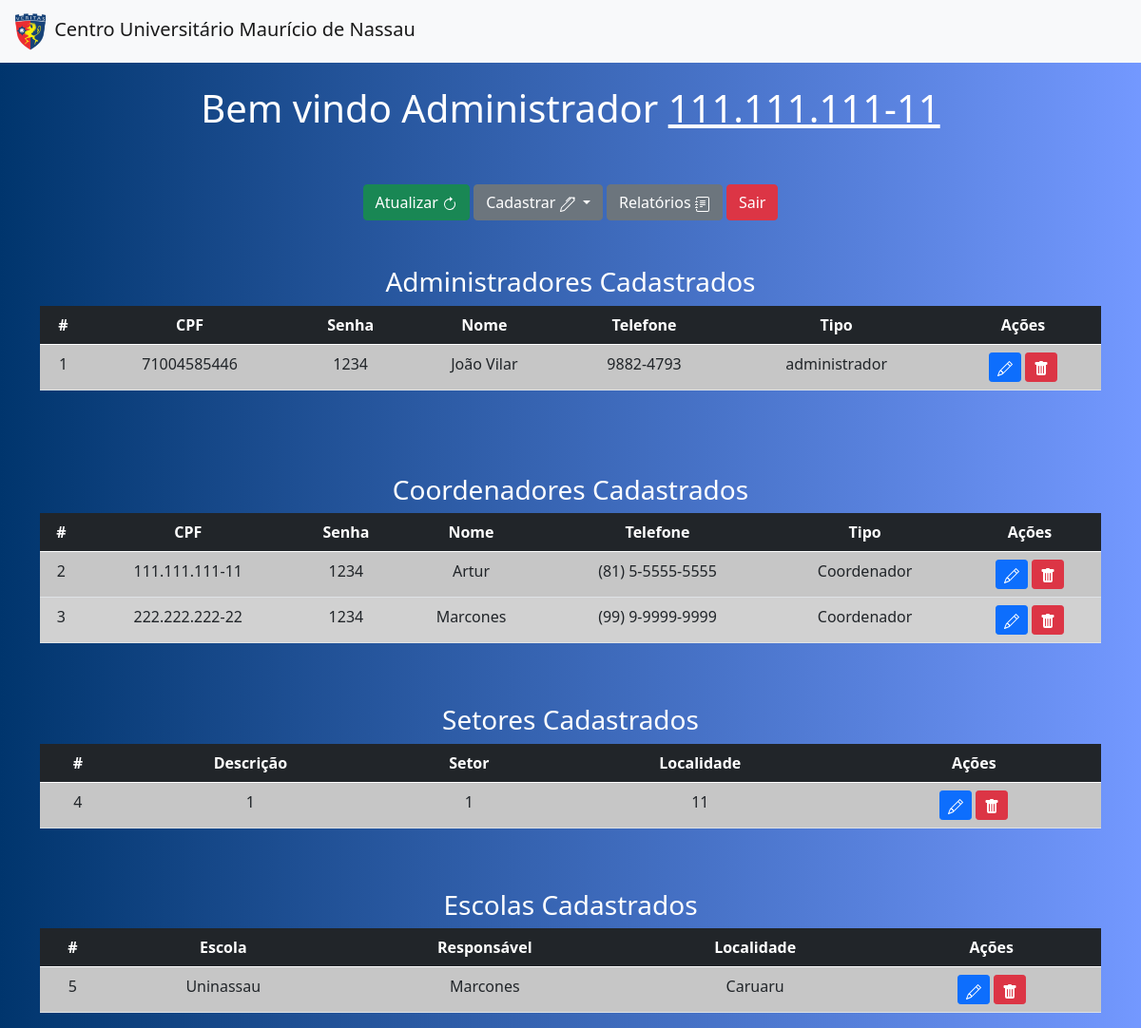
Screenshot of /sistema.php (signed in) with the database file from the repository.
### tables this page shows
CREATE TABLE `usuarios` (
  `id` int(11) NOT NULL,
  `cpf` varchar(32) NOT NULL,
  `senha` varchar(32) NOT NULL,
  `nome` varchar(50) NOT NULL,
  `telefone` varchar(32) NOT NULL,
  `tipo` varchar(32) NOT NULL
);

CREATE TABLE `usuarios1` (
  `id` int(11) NOT NULL,
  `cpf` varchar(32) NOT NULL,
  `senha` varchar(32) NOT NULL,
  `nome` varchar(50) NOT NULL,
  `telefone` varchar(32) NOT NULL,
  `tipo` varchar(32) NOT NULL
);

CREATE TABLE `setores` (
  `id` int(11) NOT NULL,
  `descricao` varchar(64) NOT NULL,
  `setor` varchar(64) NOT NULL,
  `localidade` varchar(64) NOT NULL
);

CREATE TABLE `escolas` (
  `id` int(11) NOT NULL,
  `escola` varchar(100) NOT NULL,
  `responsavel` varchar(100) NOT NULL,
  `localidade` varchar(100) NOT NULL
);

### sistema.php (the view, shortened to what this page needs)
<?php
    include_once('config.php');
    $logado = $_SESSION['cpf'];
    $sql = "SELECT * FROM usuarios ORDER BY id ASC";
    $result = $conexao->query($sql);
    $sql = "SELECT * FROM usuarios1 ORDER BY id ASC";
    $result1 = $conexao->query($sql);
    $sql = "SELECT * FROM setores ORDER BY id ASC";
    $result2 = $conexao->query($sql);
    $sql = "SELECT * FROM escolas ORDER BY id ASC";
    $result3 = $conexao->query($sql);
?>
<!DOCTYPE html>
<html lang="pt-br">
<head>
    <link href="https://cdn.jsdelivr.net/npm/bootstrap@5.0.2/dist/css/bootstrap.min.css" rel="stylesheet">
   <link rel="stylesheet" href="assets/css/styleSistema.css">
</head>
<body>
    <nav class="navbar navbar-expand-lg navbar-light bg-light">
        <div class="container-fluid">
            <a class="navbar-brand" href="#"><img src="assets/img/icon.png" alt="" width="40" height="40">
              Centro Universitário Maurício de Nassau</a>
        </div>
    </nav>
    <br>
    <?php
        echo "<h1>Bem vindo Administrador <u>$logado</u></h1>";
    ?>
    <br><br>
    <section class="container">
        <div class="dropdown">
              <a class="btn btn-success text-center" href="#"  id="refresh" role="button" data-bs-target="#multiCollapseExample2" aria-expanded="false">
                Atualizar
              </a>
              <a class="btn btn-secondary dropdown-toggle text-center" href="#" role="button" id="dropdownMenuLink" data-bs-toggle="dropdown" aria-expanded="false">
                Cadastrar
              </a>
            <a href="" class="btn btn-secondary text-center" type="button" data-bs-toggle="collapse" data-bs-target=".multi-collapse" aria-expanded="false" aria-controls="multiCollapseExample1 multiCollapseExample2">Relatórios
            </a>
              <a href="sair.php" class="btn btn-danger text-center" type="button">Sair</a>
        </div>
    </section>
    <br><br>
        <h3>Administradores Cadastrados</h3>
        <div class="container">
        <table class="table table-striped">
  <thead>
    <tr class="table-dark">
      <th scope="col">#</th>
      <th scope="col">CPF</th>
      <th scope="col">Senha</th>
      <th scope="col">Nome</th>
      <th scope="col">Telefone</th>
      <th scope="col">Tipo</th>
      <th scope="col">Ações</th>
    </tr>
  </thead>
     <tbody>
        <?php
        while($user_data = mysqli_fetch_assoc($result))
        {
            echo "<tr>";
            echo "<td>".$user_data['id']."</td>";
            echo "<td>".$user_data['cpf']."</td>";
            echo "<td>".$user_data['senha']."</td>";
            echo "<td>".$user_data['nome']."</td>";
            echo "<td>".$user_data['telefone']."</td>";
            echo "<td>".$user_data['tipo']."</td>";
            echo "<td>
            <a class='btn btn-sm btn-primary' href='edit.php?id=$user_data[id]' title='Editar'>
            <svg xmlns='http://www.w3.org/2000/svg' width='16' height='16' fill='currentColor' class='bi bi-pencil' viewBox='0 0 16 16'>
            <path d='M12.146.146a.5.5 0 0 1 .708 0l3 3a.5.5 0 0 1 0 .708l-10 10a.5.5 0 0 1-.168.11l-5 2a.5.5 0 0 1-.65-.65l2-5a.5.5 0 0 1 .11-.168l10-10zM11.207 2.5 13.5 4.793 14.793 3.5 12.5 1.207 11.207 2.5zm1.586 3L10.5 3.207 4 9.707V10h.5a.5.5 0 0 1 .5.5v.5h.5a.5.5 0 0 1 .5.5v.5h.293l6.5-6.5zm-9.761 5.175-.106.106-1.528 3.821 3.821-1.528.106-.106A.5.5 0 0 1 5 12.5V12h-.5a.5.5 0 0 1-.5-.5V11h-.5a.5.5 0 0 1-.468-.325z'/>
            </svg>
            </a>
            <a class='btn btn-sm btn-danger' href='delete.php?id=$user_data[id]' title='Deletar'>
            <svg xmlns='http://www.w3.org/2000/svg' width='16' height='16' fill='currentColor' class='bi bi-trash-fill' viewBox='0 0 16 16'>
            <path d='M2.5 1a1 1 0 0 0-1 1v1a1 1 0 0 0 1 1H3v9a2 2 0 0 0 2 2h6a2 2 0 0 0 2-2V4h.5a1 1 0 0 0 1-1V2a1 1 0 0 0-1-1H10a1 1 0 0 0-1-1H7a1 1 0 0 0-1 1H2.5zm3 4a.5.5 0 0 1 .5.5v7a.5.5 0 0 1-1 0v-7a.5.5 0 0 1 .5-.5zM8 5a.5.5 0 0 1 .5.5v7a.5.5 0 0 1-1 0v-7A.5.5 0 0 1 8 5zm3 .5v7a.5.5 0 0 1-1 0v-7a.5.5 0 0 1 1 0z'/>
            </svg>
            </a>
                </td>";
        }
            ?>
        </tbody>
      </table>
    </div>
<br><br><br>
<h3>Coordenadores Cadastrados</h3>
      <div class="container">
        <table class="table table-striped">
  <thead>
    <tr class="table-dark">
      <th scope="col">#</th>
      <th scope="col">CPF</th>
      <th scope="col">Senha</th>
      <th scope="col">Nome</th>
      <th scope="col">Telefone</th>
      <th scope="col">Tipo</th>
      <th scope="col">Ações</th>
    </tr>
  </thead>
     <tbody>
        <?php
        while($user_data = mysqli_fetch_assoc($result1))
        {
            echo "<tr>";
            echo "<td>".$user_data['id']."</td>";
            echo "<td>".$user_data['cpf']."</td>";
            echo "<td>".$user_data['senha']."</td>";
            echo "<td>".$user_data['nome']."</td>";
            echo "<td>".$user_data['telefone']."</td>";
            echo "<td>".$user_data['tipo']."</td>";
            echo "<td>
            <a class='btn btn-sm btn-primary' href='editCoord.php?id=$user_data[id]' title='Editar'>
            <svg xmlns='http://www.w3.org/2000/svg' width='16' height='16' fill='currentColor' class='bi bi-pencil' viewBox='0 0 16 16'>
            <path d='M12.146.146a.5.5 0 0 1 .708 0l3 3a.5.5 0 0 1 0 .708l-10 10a.5.5 0 0 1-.168.11l-5 2a.5.5 0 0 1-.65-.65l2-5a.5.5 0 0 1 .11-.168l10-10zM11.207 2.5 13.5 4.793 14.793 3.5 12.5 1.207 11.207 2.5zm1.586 3L10.5 3.207 4 9.707V10h.5a.5.5 0 0 1 .5.5v.5h.5a.5.5 0 0 1 .5.5v.5h.293l6.5-6.5zm-9.761 5.175-.106.106-1.528 3.821 3.821-1.528.106-.106A.5.5 0 0 1 5 12.5V12h-.5a.5.5 0 0 1-.5-.5V11h-.5a.5.5 0 0 1-.468-.325z'/>
            </svg>
            </a>
            <a class='btn btn-sm btn-danger' href='deleteCoord.php?id=$user_data[id]' title='Deletar'>
            <svg xmlns='http://www.w3.org/2000/svg' width='16' height='16' fill='currentColor' class='bi bi-trash-fill' viewBox='0 0 16 16'>
            <path d='M2.5 1a1 1 0 0 0-1 1v1a1 1 0 0 0 1 1H3v9a2 2 0 0 0 2 2h6a2 2 0 0 0 2-2V4h.5a1 1 0 0 0 1-1V2a1 1 0 0 0-1-1H10a1 1 0 0 0-1-1H7a1 1 0 0 0-1 1H2.5zm3 4a.5.5 0 0 1 .5.5v7a.5.5 0 0 1-1 0v-7a.5.5 0 0 1 .5-.5zM8 5a.5.5 0 0 1 .5.5v7a.5.5 0 0 1-1 0v-7A.5.5 0 0 1 8 5zm3 .5v7a.5.5 0 0 1-1 0v-7a.5.5 0 0 1 1 0z'/>
            </svg>
            </a>
                </td>";
        }
        ?>
  </tbody>
</table>
</div>
<br><br>
<h3>Setores Cadastrados</h3>
      <div class="container">
        <table class="table table-striped">
  <thead>
    <tr class="table-dark">
      <th scope="col">#</th>
      <th scope="col">Descrição</th>
      <th scope="col">Setor</th>
      <th scope="col">Localidade</th>
      <th scope="col">Ações</th>
    </tr>
  </thead>
     <tbody>
        <?php
        while($user_data = mysqli_fetch_assoc($result2))
        {
            echo "<tr>";
            echo "<td>".$user_data['id']."</td>";
            echo "<td>".$user_data['descricao']."</td>";
            echo "<td>".$user_data['setor']."</td>";
            echo "<td>".$user_data['localidade']."</td>";
            echo "<td>
            <a class='btn btn-sm btn-primary' href='editSetor.php?id=$user_data[id]' title='Editar'>
            <svg xmlns='http://www.w3.org/2000/svg' width='16' height='16' fill='currentColor' class='bi bi-pencil' viewBox='0 0 16 16'>
            <path d='M12.146.146a.5.5 0 0 1 .708 0l3 3a.5.5 0 0 1 0 .708l-10 10a.5.5 0 0 1-.168.11l-5 2a.5.5 0 0 1-.65-.65l2-5a.5.5 0 0 1 .11-.168l10-10zM11.207 2.5 13.5 4.793 14.793 3.5 12.5 1.207 11.207 2.5zm1.586 3L10.5 3.207 4 9.707V10h.5a.5.5 0 0 1 .5.5v.5h.5a.5.5 0 0 1 .5.5v.5h.293l6.5-6.5zm-9.761 5.175-.106.106-1.528 3.821 3.821-1.528.106-.106A.5.5 0 0 1 5 12.5V12h-.5a.5.5 0 0 1-.5-.5V11h-.5a.5.5 0 0 1-.468-.325z'/>
            </svg>
            </a>
            <a class='btn btn-sm btn-danger' href='deleteSetor.php?id=$user_data[id]' title='Deletar'>
            <svg xmlns='http://www.w3.org/2000/svg' width='16' height='16' fill='currentColor' class='bi bi-trash-fill' viewBox='0 0 16 16'>
            <path d='M2.5 1a1 1 0 0 0-1 1v1a1 1 0 0 0 1 1H3v9a2 2 0 0 0 2 2h6a2 2 0 0 0 2-2V4h.5a1 1 0 0 0 1-1V2a1 1 0 0 0-1-1H10a1 1 0 0 0-1-1H7a1 1 0 0 0-1 1H2.5zm3 4a.5.5 0 0 1 .5.5v7a.5.5 0 0 1-1 0v-7a.5.5 0 0 1 .5-.5zM8 5a.5.5 0 0 1 .5.5v7a.5.5 0 0 1-1 0v-7A.5.5 0 0 1 8 5zm3 .5v7a.5.5 0 0 1-1 0v-7a.5.5 0 0 1 1 0z'/>
            </svg>
            </a>
                </td>";
        }
        ?>
  </tbody>
</table>
</div>
<br><br>
<h3>Escolas Cadastrados</h3>
      <div class="container">
        <table class="table table-striped">
  <thead>
    <tr class="table-dark">
      <th scope="col">#</th>
      <th scope="col">Escola</th>
      <th scope="col">Responsável</th>
      <th scope="col">Localidade</th>
      <th scope="col">Ações</th>
    </tr>
  </thead>
     <tbody>
        <?php
        while($user_data = mysqli_fetch_assoc($result3))
        {
            echo "<tr>";
            echo "<td>".$user_data['id']."</td>";
            echo "<td>".$user_data['escola']."</td>";
            echo "<td>".$user_data['responsavel']."</td>";
            echo "<td>".$user_data['localidade']."</td>";
            echo "<td>
            <a class='btn btn-sm btn-primary' href='editEscola.php?id=$user_data[id]' title='Editar'>
            <svg xmlns='http://www.w3.org/2000/svg' width='16' height='16' fill='currentColor' class='bi bi-pencil' viewBox='0 0 16 16'>
            <path d='M12.146.146a.5.5 0 0 1 .708 0l3 3a.5.5 0 0 1 0 .708l-10 10a.5.5 0 0 1-.168.11l-5 2a.5.5 0 0 1-.65-.65l2-5a.5.5 0 0 1 .11-.168l10-10zM11.207 2.5 13.5 4.793 14.793 3.5 12.5 1.207 11.207 2.5zm1.586 3L10.5 3.207 4 9.707V10h.5a.5.5 0 0 1 .5.5v.5h.5a.5.5 0 0 1 .5.5v.5h.293l6.5-6.5zm-9.761 5.175-.106.106-1.528 3.821 3.821-1.528.106-.106A.5.5 0 0 1 5 12.5V12h-.5a.5.5 0 0 1-.5-.5V11h-.5a.5.5 0 0 1-.468-.325z'/>
            </svg>
            </a>
            <a class='btn btn-sm btn-danger' href='deleteEscola.php?id=$user_data[id]' title='Deletar'>
            <svg xmlns='http://www.w3.org/2000/svg' width='16' height='16' fill='currentColor' class='bi bi-trash-fill' viewBox='0 0 16 16'>
            <path d='M2.5 1a1 1 0 0 0-1 1v1a1 1 0 0 0 1 1H3v9a2 2 0 0 0 2 2h6a2 2 0 0 0 2-2V4h.5a1 1 0 0 0 1-1V2a1 1 0 0 0-1-1H10a1 1 0 0 0-1-1H7a1 1 0 0 0-1 1H2.5zm3 4a.5.5 0 0 1 .5.5v7a.5.5 0 0 1-1 0v-7a.5.5 0 0 1 .5-.5zM8 5a.5.5 0 0 1 .5.5v7a.5.5 0 0 1-1 0v-7A.5.5 0 0 1 8 5zm3 .5v7a.5.5 0 0 1-1 0v-7a.5.5 0 0 1 1 0z'/>
            </svg>
            </a>
                </td>";
        }
        ?>
  </tbody>
</table>
</div>
</body>
</html>

### assets/css/styleSistema.css (style rules this page uses)
body { background: linear-gradient(to right, #00356D, rgba(0, 68, 255, 0.548)); color: white; text-align: center; }
.table-striped { background: rgb(209, 209, 209); border-radius: 15px 15px 0 0; }

### rows the page displays
usuarios: id "1", cpf "71004585446", senha "1234", nome "João Vilar", telefone "9882-4793", tipo "administrador"
usuarios1: id "2", cpf "111.111.111-11", senha "1234", nome "Artur", telefone "(81) 5-5555-5555", tipo "Coordenador"
usuarios1: id "3", cpf "222.222.222-22", senha "1234", nome "Marcones", telefone "(99) 9-9999-9999", tipo "Coordenador"
setores: id "4", descricao "1", setor "1", localidade "11"
escolas: id "5", escola "Uninassau", responsavel "Marcones", localidade "Caruaru"

### other values shown
$logado "111.111.111-11"
